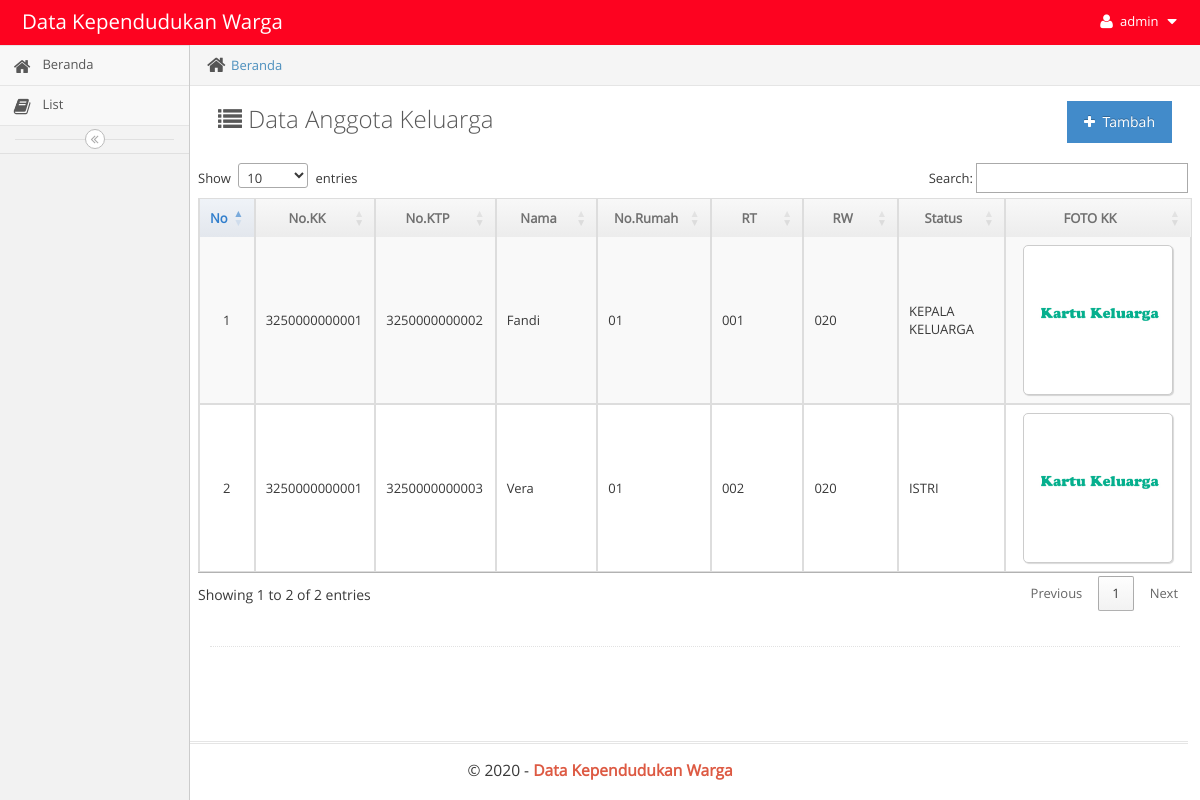
/main.php?module=view_sub&id=3250000000001 (signed in), run on the app's committed database.
### tables this page shows
CREATE TABLE `sub` (
  `NO` int(255) NOT NULL AUTO_INCREMENT,
  `NO_KK` varchar(255) DEFAULT NULL,
  `NIK` varchar(255) DEFAULT NULL,
  `NAMA` varchar(255) DEFAULT NULL,
  `JK` varchar(255) DEFAULT NULL,
  `TEMPAT` varchar(255) DEFAULT NULL,
  `TANGGAL` varchar(255) DEFAULT NULL,
  `AGAMA` varchar(255) DEFAULT NULL,
  `STATUS` varchar(255) DEFAULT NULL,
  `SUSUNAN` varchar(255) DEFAULT NULL,
  `PEND` varchar(255) DEFAULT NULL,
  `PERKERJAAN` varchar(255) DEFAULT NULL,
  `KET` varchar(255) DEFAULT NULL,
  `RT` varchar(255) DEFAULT NULL,
  `RW` varchar(255) DEFAULT NULL,
  `MUTASI` varchar(255) DEFAULT NULL,
  `NO_RUMAH` varchar(255) DEFAULT NULL,
  PRIMARY KEY (`NO`)
);

CREATE TABLE `kl` (
  `NO` int(10) NOT NULL AUTO_INCREMENT,
  `NO_KK` varchar(255) DEFAULT NULL,
  `NIK` varchar(255) DEFAULT NULL,
  `NAMA` varchar(255) DEFAULT NULL,
  `JK` varchar(255) DEFAULT NULL,
  `TEMPAT` varchar(255) DEFAULT NULL,
  `TANGGAL` date DEFAULT NULL,
  `AGAMA` varchar(255) DEFAULT NULL,
  `STATUS` varchar(255) DEFAULT NULL,
  `SUSUNAN` varchar(255) DEFAULT NULL,
  `PEND` varchar(255) DEFAULT NULL,
  `PERKERJAAN` varchar(255) DEFAULT NULL,
  `KET` varchar(255) DEFAULT NULL,
  `RT` varchar(255) DEFAULT NULL,
  `RW` varchar(255) DEFAULT NULL,
  `MUTASI` varchar(255) DEFAULT NULL,
  `NO_RUMAH` varchar(255) DEFAULT NULL,
  `DOC` varchar(255) DEFAULT NULL,
  PRIMARY KEY (`NO`)
);

### modules/customer/sub_kk/sub_kk.php (the view, shortened to what this page needs)
<?php
if (isset($_GET['id'])) {
            $kode_project = $_GET['id'];
            }
?>
<div class="breadcrumbs breadcrumbs-fixed" id="breadcrumbs">
    <ul class="breadcrumb">
        <li>
            <i class="ace-icon fa fa-home home-icon"></i>
            <a href="?module=beranda">Beranda</a>
        </li>
    </ul>
</div>
<div class="page-content">
    <div class="page-header">
        <h1 style="color:#585858">
            <i class="ace-icon fa fa-list"></i> Data Anggota Keluarga
          <a href='?module=form_sub&form=add&id=<?php echo "$kode_project";?>'>
                <button class="btn btn-primary pull-right">
                    <i class="ace-icon fa fa-plus"></i> Tambah
                </button>
            </a>
        </h1>
         <div class="row">
    </div>
<br>
    <div class="row">
        <div class="col-xs-12">
            <div class="row">
                <div class="col-xs-12">
                    <div>
                        <div class="row">
                                <table id="dynamic-table" class="table table-striped table-bordered table-hover">
                            <thead>
                                <tr>
                                    <th class='center'>No</th>
                                    <th class='center'>No.KK</th>
                                     <th class='center'>No.KTP</th>
                                     <th class='center'>Nama</th>
                                      <th class='center'>No.Rumah</th>
                                       <th class='center'>RT</th>
                                        <th class='center'>RW</th>
                                         <th class='center'>Status</th>
                                         <th class='center'>FOTO KK</th>
                                </tr>
                            </thead>
                            <?php
                            $no = 1;
            if (isset($_GET['id'])) {
            $kode_project = $_GET['id'];
            }
                            $query = mysqli_query($mysqli, "SELECT
                                                         a.*,b.DOC from sub a, kl b where  a.NO_KK=b.NO_KK
                                                         AND a.NO_KK='$kode_project'
                                                    ")
                                                or die('Ada kesalahan pada query tampil Data: '.mysqli_error($mysqli));
                            while ($data = mysqli_fetch_assoc($query)) {
                            ?>
                            <tr>
                                    <td width="10" class="center"><?php echo $no; ?></td>
                                    <td width="100"><?php echo $data['NO_KK']; ?></td>
                                     <td width="100"><?php echo $data['NIK']; ?></td>
                                      <td width="100"><?php echo $data['NAMA']; ?></td>
                                        <td width="100"><?php echo $data['NO_RUMAH']; ?></td>
                                         <td width="100"><?php echo $data['RT']; ?></td>
                                          <td width="100"><?php echo $data['RW']; ?></td>
                                           <td width="100"><?php echo $data['SUSUNAN']; ?></td>
                                           <td width="250" class="center">
                                        <img id="myImg" style="padding:1px" class="profile-picture" src="../sensus/upload/kk/<?php echo $data['DOC']; ?>" height="150">
                                    </td>
                                        </div>
                                        </div>
                                        </div>
                            <?php
                                $no++;
                            } ?>
                </div>
            </div>
        </div>
</div>
</div>
<br>

### main.php (shortened to what this page needs)
<!DOCTYPE html>
<html lang="en">
	<head>
		<link rel="stylesheet" type="text/css" href="assets/css/bootstrap.min.css" />
		<link rel="stylesheet" type="text/css" href="assets/plugins/font-awesome-4.6.3/css/font-awesome.min.css" />
		<link rel="stylesheet" type="text/css" href="assets/plugins/chosen/css/chosen.min.css" />
		<link rel="stylesheet" type="text/css" href="assets/plugins/datepicker/css/datepicker.min.css" />
		<link rel="stylesheet" type="text/css" href="assets/css/ace.min.css" class="ace-main-stylesheet" id="main-ace-style" />
		<link rel="stylesheet" type="text/css" href="assets/js/ace-extra.min.js" />
     <link href=" https://cdn.datatables.net/1.10.19/css/jquery.dataTables.min.css" rel="stylesheet" type="text/css" />
      <link href="https://cdn.datatables.net/buttons/1.5.6/css/buttons.dataTables.min.css" rel="stylesheet" type="text/css" />
	</head>
	<body class="no-skin">
		<div class="navbar navbar-default navbar-fixed-top">
			<div class="navbar-container" id="navbar-container">
				<div class="navbar-header pull-left">
					<a href="index.html" class="navbar-brand">
						<small>
				Data Kependudukan Warga
						</small>
					</a>
				</div>
				<div class="navbar-buttons navbar-header pull-right" role="navigation">
					<ul class="nav ace-nav">
						<li class="light-blue">
							<a data-toggle="dropdown" href="#" class="dropdown-toggle">
								<i class="ace-icon fa fa-user"></i>
								<span class="user-info">
									<?php echo $_SESSION['username']; ?>
								</span>
								<i class="ace-icon fa fa-caret-down"></i>
							</a>
						</li>
					</ul>
				</div>
			</div>
		</div>
		<div class="main-container" id="main-container">
			<div id="sidebar" class="sidebar responsive sidebar-fixed sidebar-scroll" data-sidebar="true" data-sidebar-scroll="true" data-sidebar-hover="true">
              	<?php include "sidebar-menu.php"; ?>
				<div class="sidebar-toggle sidebar-collapse" id="sidebar-collapse">
					<i class="ace-icon fa fa-angle-double-left" data-icon1="ace-icon fa fa-angle-double-left" data-icon2="ace-icon fa fa-angle-double-right"></i>
				</div>
			</div>
			<div class="main-content">
				<div class="main-content-inner">
              		<?php include "content.php"; ?>
			<div class="footer">
				<div class="footer-inner">
					<div class="footer-content">
						<span class="bigger-120">
							<marquee>&copy; 2020 -
							<span class="red bolder">Data Kependudukan Warga </span>
						</span></marquee>
					</div>
				</div>
			</div>
	</body>
</html>

### sidebar-menu.php
<?php
if ($_SESSION['hak_akses']=='admin'){ ?>
    <ul class="nav nav-list">
    <?php
    if ($_GET["module"] == "beranda") {
        echo '  <li class="active">
                    <a href="?module=beranda">
                        <i class="menu-icon fa fa-home"></i>
                        <span class="menu-text"> Beranda </span>
                    </a>
                    <b class="arrow"></b>
                </li>';
    }
    else {
        echo '  <li>
                    <a href="?module=beranda">
                        <i class="menu-icon fa fa-home"></i>
                        <span class="menu-text"> Beranda </span>
                    </a>
                    <b class="arrow"></b>
                </li>';
    }
     if ($_GET["module"] == "view_kk" || $_GET["module"] == "view_kk") {
        echo '  <li class="active">
                    <a href="?module=view_kk">
                        <i class="menu-icon fa fa-book"></i>
                        <span class="menu-text">List</span>
                    </a>
                    <b class="arrow"></b>
                </li>';
    }
    else {
        echo '  <li>
                    <a href="?module=view_kk">
                        <i class="menu-icon fa fa-book"></i>
                        <span class="menu-text">List</span>
                    </a>
                    <b class="arrow"></b>
                </li>';
    }
    ?>
    </ul>
    <?php
}
?>

### content.php (shortened to what this page needs)
<?php
require_once "config/database.php";
if (empty($_SESSION['username']) && empty($_SESSION['password'])){
	echo "<meta http-equiv='refresh' content='0; url=index.php?alert=1'>";
}
else {
	if ($_GET['module']=='beranda') {
		include "modules/beranda/view.php";
	}
	elseif ($_GET['module']=='view_admin') {
		include "modules/customer/view_admin.php";
	}
	elseif ($_GET['module']=='form_kk') {
		include "modules/customer/data/form_kk.php";
	}
	elseif ($_GET['module']=='form_sub') {
		include "modules/customer/sub_kk/form.php";
	}
	elseif ($_GET['module']=='view_kk') {
		include "modules/customer/data/view.php";
	}
	elseif ($_GET['module']=='view_sub') {
		include "modules/customer/sub_kk/sub_kk.php";
	}
	elseif ($_GET['module']=='usermanage') {
		include "modules/user/view.php";
	}
	elseif ($_GET['module']=='password') {
		include "modules/password/view.php";
	}
	elseif ($_GET['module']=='form_user') {
		include "modules/user/form.php";
	}
	elseif ($_GET['module']=='view_doc') {
		include "modules/customer/data/view_doc.php";
	}
}
?>

### main.php (style rules this page uses)
body { font-family: Arial, Helvetica, sans-serif; }
#myImg { border-radius: 5px; cursor: pointer; transition: 0.3s; }

### data on the page
sub: NO_KK "3250000000001", NIK "3250000000002", NAMA "Fandi", NO_RUMAH "01", RT "001", RW "020", SUSUNAN "KEPALA KELUARGA", kl.DOC (picture)
sub: NO_KK "3250000000001", NIK "3250000000003", NAMA "Vera", NO_RUMAH "01", RT "002", RW "020", SUSUNAN "ISTRI", kl.DOC (picture)

### other printed values
$_SESSION['username'] "admin"
